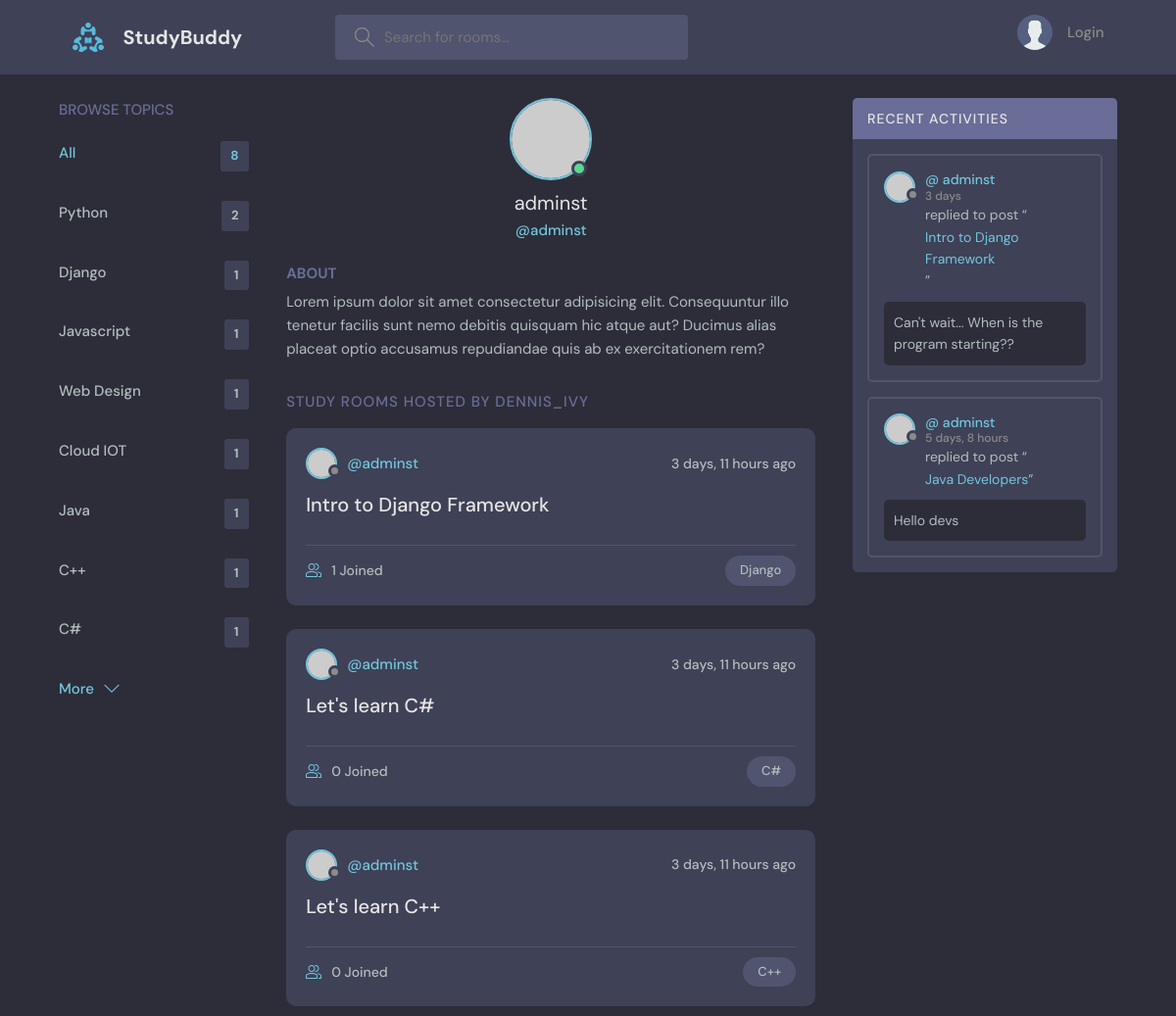
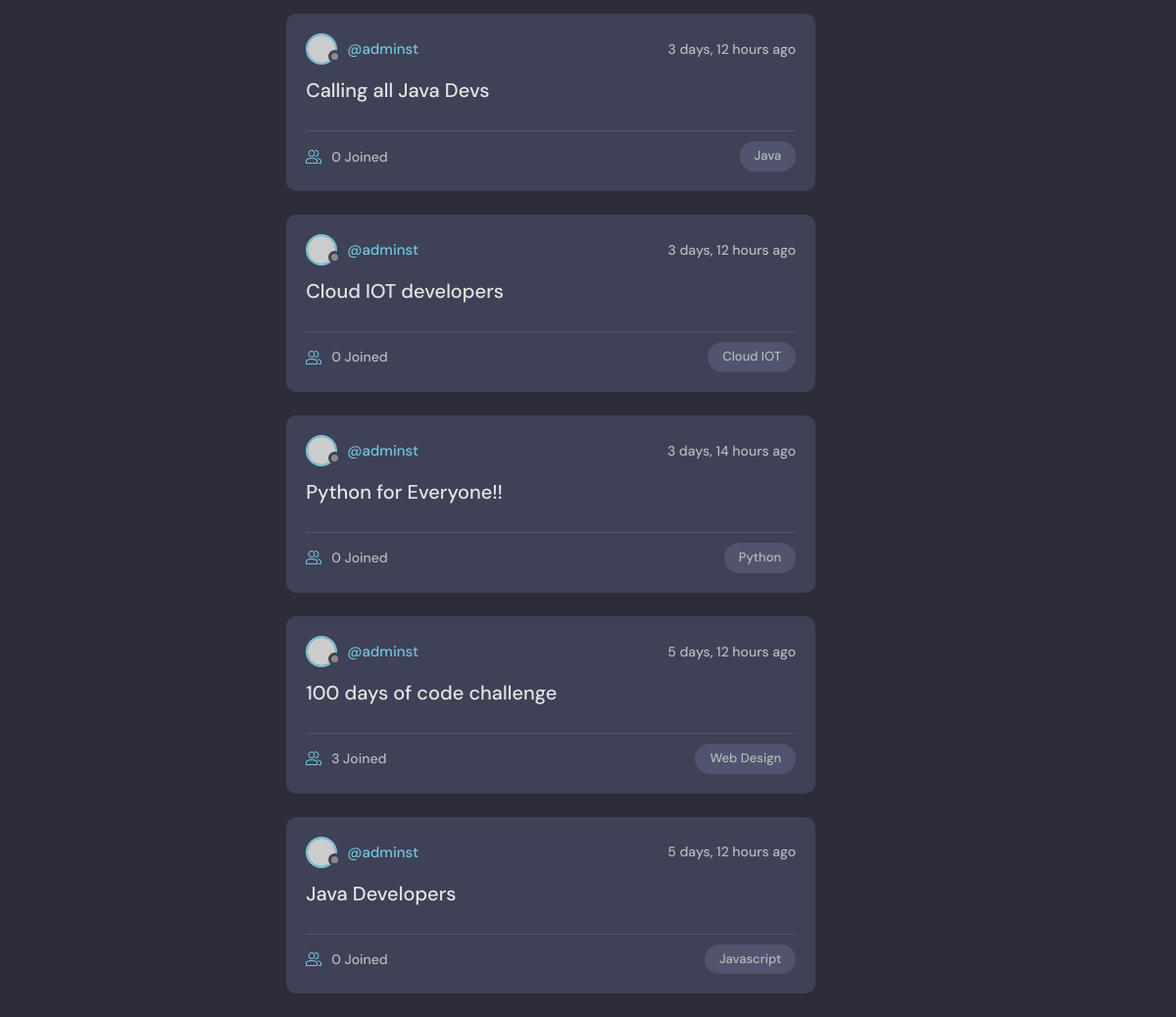
Page /profile/1/ on the committed database (2 pictures, top to bottom).
### base/models.py (models this page shows, shortened)
class Topic(models.Model):
    name = models.CharField(max_length=200)

class Room(models.Model):
    host =  models.ForeignKey(User, on_delete=models.SET_NULL, null = True)
    topic = models.ForeignKey(Topic, on_delete=models.SET_NULL, null = True)
    name = models.CharField(max_length=200)
    description = models.TextField(null=True, blank=True)
    participants = models.ManyToManyField(User, related_name='participants', blank=True)
    update  = models.DateTimeField(auto_now=True)
    created = models.DateTimeField(auto_now_add=True)
    class Meta:
        ordering = ['-update', '-created']
    def __str__(self):
        return self.name

class Message(models.Model):
    user  = models.ForeignKey(User, on_delete=models.CASCADE)
    room = models.ForeignKey(Room, on_delete=models.CASCADE)
    body = models.TextField()
    update  = models.DateTimeField(auto_now=True)
    created = models.DateTimeField(auto_now_add=True)
    class Meta:
        ordering = ['-update', '-created']

### base/views.py (the view)
# urls.py: path('profile/<str:pk>/', views.userProfile, name="user-profile"),
def userProfile(request, pk):
    user = User.objects.get(id=pk)
    rooms = user.room_set.all()
    room_messages = user.message_set.all()
    topics = Topic.objects.all()
    context = {
        'user': user,
        'rooms': rooms,
        'room_messages': room_messages,
        'topics': topics
    }
    return render(request, 'base/profile.html', context)

### base/templates/base/profile.html (shortened to what this page needs)
{% extends 'main.html' %}
{% block content %}
  <main class="profile-page layout layout--3">
    <div class="container">
      {% include 'base/topic_comp.html' %}
      <div class="roomList">
        <div class="profile">
          <div class="profile__avatar">
            <div class="avatar avatar--large active">
              <img src="https://randomuser.me/api/portraits/men/11.jpg" />
            </div>
          </div>
          <div class="profile__info">
            <h3>{{ user.username }}</h3>
            <p>@{{ user.username }}</p>
          </div>
          <div class="profile__about">
            <h3>About</h3>
            <p>
              Lorem ipsum dolor sit amet consectetur adipisicing elit. Consequuntur illo tenetur
              facilis sunt nemo debitis quisquam hic atque aut? Ducimus alias placeat optio
              accusamus repudiandae quis ab ex exercitationem rem?
            </p>
          </div>
        </div>
        <div class="roomList__header">
          <div>
            <h2>Study Rooms Hosted by dennis_ivy</a>
            </h2>
          </div>
        </div>
        {% include 'base/feed_comp.html' %}
      </div>
      {% include 'base/activity_component.html' %}
    </div>
  </main>
{% endblock content %}

### templates/main.html (shortened to what this page needs)
<!DOCTYPE html>
{% load static %}
<html lang="en">
  <head>
    <link rel="stylesheet" href="{% static 'styles/style.css' %}" />
  </head>
  <body>
    {% include 'navbar.html' %}
    {% block content %}
    {% endblock content %}
  </body>
</html>

### templates/navbar.html (shortened to what this page needs)
{% load static %}
<header class="header header--loggedIn">
    <div class="container">
      <a href="{% url 'home' %}" class="header__logo">
        <img src="{% static 'images/logo.svg' %}" />
        <h1>StudyBuddy</h1>
      </a>
      <form class="header__search" method="GET" action="{% url 'home' %}">
        <label>
          <input type="text" placeholder="Search for rooms..." name="q"  />
        </label>
      </form>
      <nav class="header__menu">
        {% if request.user.is_authenticated %}
        <div class="header__user">
          <a href="{% url 'update-user' %}">
            <div class="avatar avatar--medium active">
              <img src="https://randomuser.me/api/portraits/men/37.jpg" />
            </div>
            <p>{{ request.user.username }}<span>@{{ request.user.username }}</span></p>
          </a>
          <button class="dropdown-button">
            <svg version="1.1" xmlns="http://www.w3.org/2000/svg" width="32" height="32" viewBox="0 0 32 32">
              <title>chevron-down</title>
              <path d="M16 21l-13-13h-3l16 16 16-16h-3l-13 13z"></path>
            </svg>
          </button>
        </div>
        {% else %}
        <a href="{% url 'login' %}">
          <img src="{% static 'images/avatar.svg' %}" />
          <p>Login</p>
        </a>
    {% endif %}
      </nav>
    </div>
  </header>

### base/templates/base/topic_comp.html
        <div class="topics">
            <div class="topics__header">
              <h2>Browse Topics</h2>
            </div>
            <ul class="topics__list">
              <li>
                <a href="{% url 'home' %}" class="active">All <span>{{ topics.count }}</span></a>
              </li>
              {% for topic in topics %}
              <li>
                <a href="{% url 'home' %}?q={{ topic.name }}">{{ topic.name }} <span>{{ topic.room_set.all.count }}</span></a>
              </li>
              {% endfor %}
            </ul>
            <a class="btn btn--link" href="{% url 'topics' %}">
              More
              <svg version="1.1" xmlns="http://www.w3.org/2000/svg" width="32" height="32" viewBox="0 0 32 32">
                <title>chevron-down</title>
                <path d="M16 21l-13-13h-3l16 16 16-16h-3l-13 13z"></path>
              </svg>
            </a>
          </div>

### base/templates/base/feed_comp.html (shortened to what this page needs)
{% for room in rooms %}
<div class="roomListRoom">
    <div class="roomListRoom__header">
      <a href="{% url 'user-profile' room.host.id %}" class="roomListRoom__author">
        <div class="avatar avatar--small">
          <img src="https://randomuser.me/api/portraits/women/11.jpg" />
        </div>
        <span>@{{ room.host.username }}</span>
      </a>
      <div class="roomListRoom__actions">
        <span>{{ room.created|timesince }} ago</span>
      </div>
    </div>
    <div class="roomListRoom__content">
      <a href="{% url 'room' room.id %}">{{ room.name }}</a>
    </div>
    <div class="roomListRoom__meta">
      <a href="{% url 'room' room.id %}" class="roomListRoom__joined">
        {{ room.participants.all.count }} Joined
      </a>
      <p class="roomListRoom__topic">{{ room.topic.name }}</p>
    </div>
  </div>
{% endfor %}

### base/templates/base/activity_component.html (shortened to what this page needs)
   <div class="activities">
     <div class="activities__header">
       <h2>Recent Activities</h2>
     </div>
     {% for message in room_messages %}
     <div class="activities__box">
       <div class="activities__boxHeader roomListRoom__header">
         <a href="{% url 'user-profile' message.user.id %}" class="roomListRoom__author">
           <div class="avatar avatar--small">
             <img src="https://randomuser.me/api/portraits/women/11.jpg" />
           </div>
           <p>
             @
             {{ message.user }}
             <span>
               {{ message.created|timesince }}</span>
           </p>
         </a>
       </div>
       <div class="activities__boxContent">
         <p>replied to post “<a href="{% url 'room' message.room.id %}">{{ message.room }}</a>”</p>
         <div class="activities__boxRoomContent">
            {{ message.body }}
         </div>
       </div>
     </div>
     {% endfor %}
   </div>

### rows in the picture
Topic: name "Python", room_set.all.count "2"
Topic: name "Django", room_set.all.count "1"
Topic: name "Javascript", room_set.all.count "1"
Topic: name "Web Design", room_set.all.count "1"
Topic: name "Cloud IOT", room_set.all.count "1"
Topic: name "Java", room_set.all.count "1"
Topic: name "C++", room_set.all.count "1"
Topic: name "C#", room_set.all.count "1"
Room: host.username "adminst", created "3 days, 11 hours", name "Intro to Django Framework", participants.all.count "1", topic.name "Django"
Room: host.username "adminst", created "3 days, 11 hours", name "Let's learn C#", participants.all.count "0", topic.name "C#"
Room: host.username "adminst", created "3 days, 11 hours", name "Let's learn C++", participants.all.count "0", topic.name "C++"
Room: host.username "adminst", created "3 days, 12 hours", name "Calling all Java Devs", participants.all.count "0", topic.name "Java"
Room: host.username "adminst", created "3 days, 12 hours", name "Cloud IOT developers", participants.all.count "0", topic.name "Cloud IOT"
Room: host.username "adminst", created "3 days, 14 hours", name "Python for Everyone!!", participants.all.count "0", topic.name "Python"
Room: host.username "adminst", created "5 days, 12 hours", name "100 days of code challenge", participants.all.count "3", topic.name "Web Design"
Room: host.username "adminst", created "5 days, 12 hours", name "Java Developers", participants.all.count "0", topic.name "Javascript"
Message: user "adminst", created "3 days", room "Intro to Django Framework", body "Can't wait... When is the program starting??"
Message: user "adminst", created "5 days, 8 hours", room "Java Developers", body "Hello devs"

### other values in the picture
{{ topics.count }} "8"
{{ user.username }} "adminst"
